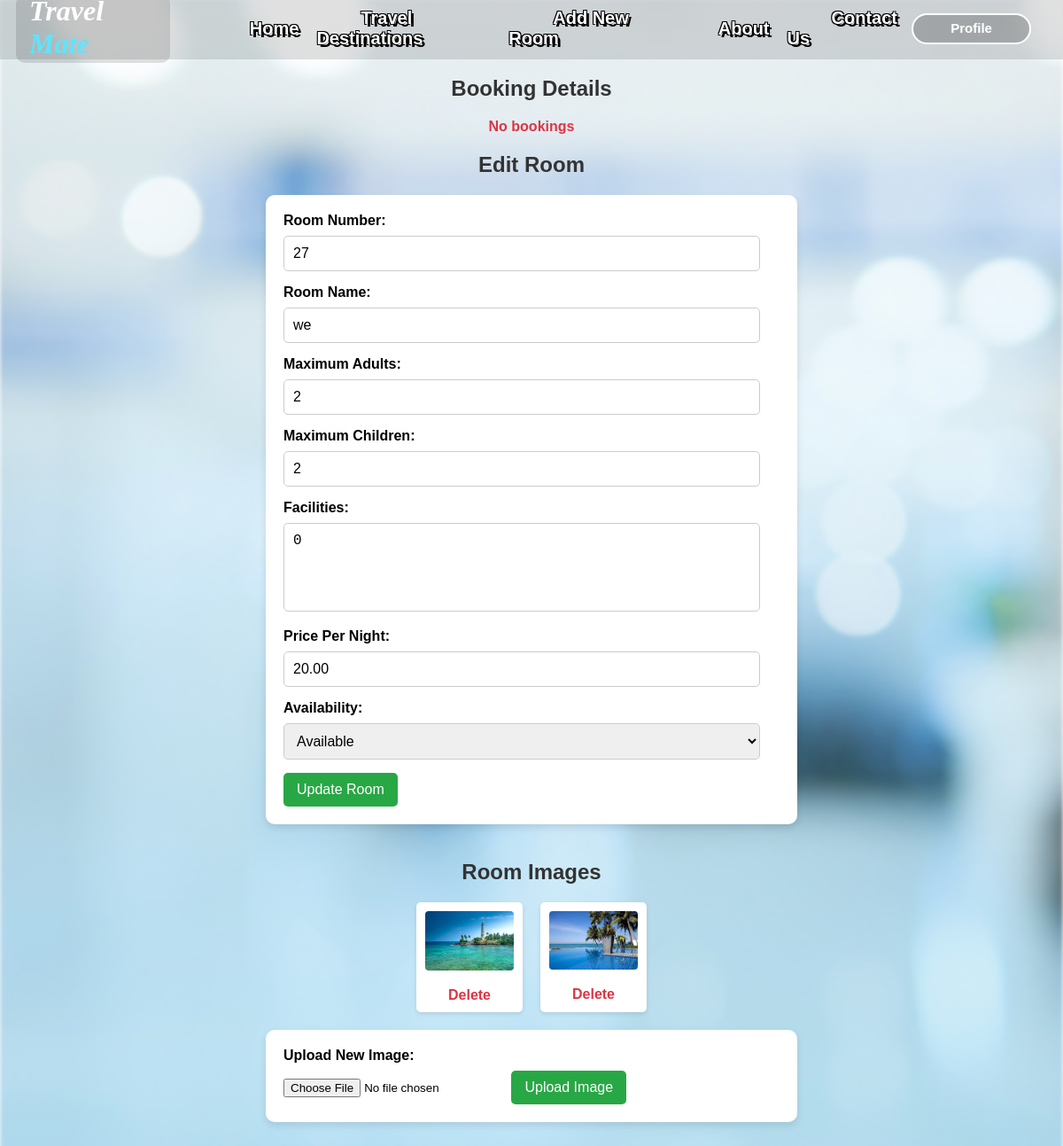
Page /edit_room.php?room_id=15 (signed in) on the committed database.
### tables this page shows
CREATE TABLE `rooms` (
  `room_id` int(11) NOT NULL,
  `hotel_id` int(11) DEFAULT NULL,
  `room_name` varchar(255) NOT NULL,
  `room_number` int(255) NOT NULL,
  `price_per_night` decimal(10,2) NOT NULL,
  `max_adults` int(11) NOT NULL,
  `max_children` int(11) NOT NULL,
  `availability` varchar(255) NOT NULL,
  `hotel_name` varchar(255) DEFAULT NULL,
  `facilities` varchar(255) NOT NULL
);

CREATE TABLE `room_images` (
  `image_id` int(11) NOT NULL,
  `room_id` int(11) DEFAULT NULL,
  `image_path` varchar(255) DEFAULT NULL
);

### edit_room.php (the view, shortened to what this page needs)
<?php
include('config.php');
$room_id = isset($_GET['room_id']) ? $_GET['room_id'] : 0;
$stmt = $conn->prepare("SELECT * FROM rooms WHERE room_id = ?");
$stmt->bind_param("i", $room_id);
$stmt->execute();
$room = $stmt->get_result()->fetch_assoc();
$imageStmt = $conn->prepare("SELECT * FROM room_images WHERE room_id = ?");
$imageStmt->bind_param("i", $room_id);
$imageStmt->execute();
$images = $imageStmt->get_result();
?>
<!DOCTYPE html>
<html lang="en">
<head>
    <link rel="stylesheet" href="edit_room.css">
</head>
<body>
    <?php include('header.php');?>
    <div class="div1">
        <h2>Booking Details</h2>
        <p><b><?php
            $stmt = $conn->prepare("SELECT booking_id, start_date, end_date FROM bookings WHERE room_id = ?");
            $stmt->bind_param("i", $room['room_id']);
            $stmt->execute();
            $booking_result = $stmt->get_result();
            if ($booking_result->num_rows > 0) {
                while ($booking = $booking_result->fetch_assoc()) {
                    echo "<a href='booking_details.php?booking_id=" . htmlspecialchars($booking['booking_id']) . "'>";
                    echo "Booking ID ".htmlspecialchars($booking['booking_id']).": Booked from " . htmlspecialchars($booking['start_date']) . " to " . htmlspecialchars($booking['end_date']) . "</a><br>";
                }
            } else {
                echo "No bookings";
            }
        ?></b></p>
        <h2>Edit Room</h2>
        <form method="POST" action="edit_room.php">
            <label for="room_number">Room Number:</label>
            <input type="text" name="room_number" value="<?php echo htmlspecialchars($room['room_number'] ?? ''); ?>">
            <label for="room_name">Room Name:</label>
            <input type="text" name="room_name" value="<?php echo htmlspecialchars($room['room_name'] ?? ''); ?>">
            <label for="max_adults">Maximum Adults:</label>
            <input type="number" name="max_adults" value="<?php echo htmlspecialchars($room['max_adults'] ?? ''); ?>">
            <label for="max_children">Maximum Children:</label>
            <input type="number" name="max_children" value="<?php echo htmlspecialchars($room['max_children'] ?? ''); ?>">
            <label for="facilities">Facilities:</label>
            <textarea name="facilities"><?php echo htmlspecialchars($room['facilities'] ?? ''); ?></textarea>
            <label for="price_per_night">Price Per Night:</label>
            <input type="text" name="price_per_night" value="<?php echo htmlspecialchars($room['price_per_night'] ?? ''); ?>">
            <label for="availability">Availability:</label>
            <select name="availability">
                <option value="available" <?php if (($room['availability'] ?? '') == 'available') echo 'selected'; ?>>Available</option>
            </select>
            <button type="submit" name="update_room">Update Room</button>
        </form>
    </div>
    <h2>Room Images</h2>
    <div class="image-gallery">
        <?php if ($images && $images->num_rows > 0) {
            while ($image = $images->fetch_assoc()) { ?>
                <div class="image-item">
                    <img src="<?php echo htmlspecialchars($image['image_path']); ?>" alt="Room Image" style="width: 100px; height: auto;">
                    <a href="edit_room.php?room_id=<?php echo htmlspecialchars($room['room_id']); ?>&delete_image_id=<?php echo htmlspecialchars($image['image_id']); ?>" onclick="return confirm('Are you sure you want to delete this image?');">Delete</a>
                </div>
            <?php }
        } else {
            echo "No images found for this room.";
        } ?>
    </div>
    <form method="POST" action="edit_room.php" enctype="multipart/form-data">
        <label for="image">Upload New Image:</label>
        <input type="file" name="image" id="image" accept="image/*">
        <button type="submit" name="upload_image">Upload Image</button>
    </form>
</body>
</html>

### edit_room.css (style rules this page uses)
body { font-family: Arial, sans-serif; margin-top: 1rem; padding: 20px; }
h2 { text-align: center; color: #333; margin-bottom: 20px; }
p { color: #dc3545; text-align: center; }
a { text-decoration: none; color: #dc3545; }
form { background-color: white; padding: 20px; border-radius: 10px; box-shadow: 0 4px 8px rgba(0, 0, 0, 0.1); max-width: 600px; margin: 0 auto 40px auto; }
label { font-weight: bold; margin-bottom: 8px; display: block; }
input[type="text"], input[type="number"], textarea, select { width: 96%; padding: 10px; margin-bottom: 15px; border: 1px solid #ccc; border-radius: 5px; font-size: 16px; }
textarea { height: 100px; resize: none; }
button { background-color: #28a745; color: white; padding: 10px 15px; border: none; border-radius: 5px; cursor: pointer; font-size: 16px; margin-right: 10px; transition: background-color 0.3s ease; }
.image-gallery { display: flex; flex-wrap: wrap; justify-content: center; gap: 20px; margin-bottom: 20px; }
.image-item { text-align: center; background-color: white; padding: 10px; border-radius: 5px; box-shadow: 0 2px 5px rgba(0, 0, 0, 0.1); width: 120px; }
.image-item img { max-width: 100%; height: auto; margin-bottom: 10px; border-radius: 4px; }
.image-item a { color: #dc3545; text-decoration: none; font-weight: bold; display: block; margin-top: 5px; transition: color 0.3s ease; }

### header.css (style rules this page uses)
*, *::before, *::after { box-sizing: border-box; }

### rows in the picture
rooms: room_number "27", room_name "we", max_adults "2", max_children "2", facilities "0", price_per_night "20.00", availability "Available"
room_images: image_path (picture)
room_images: image_path (picture)
